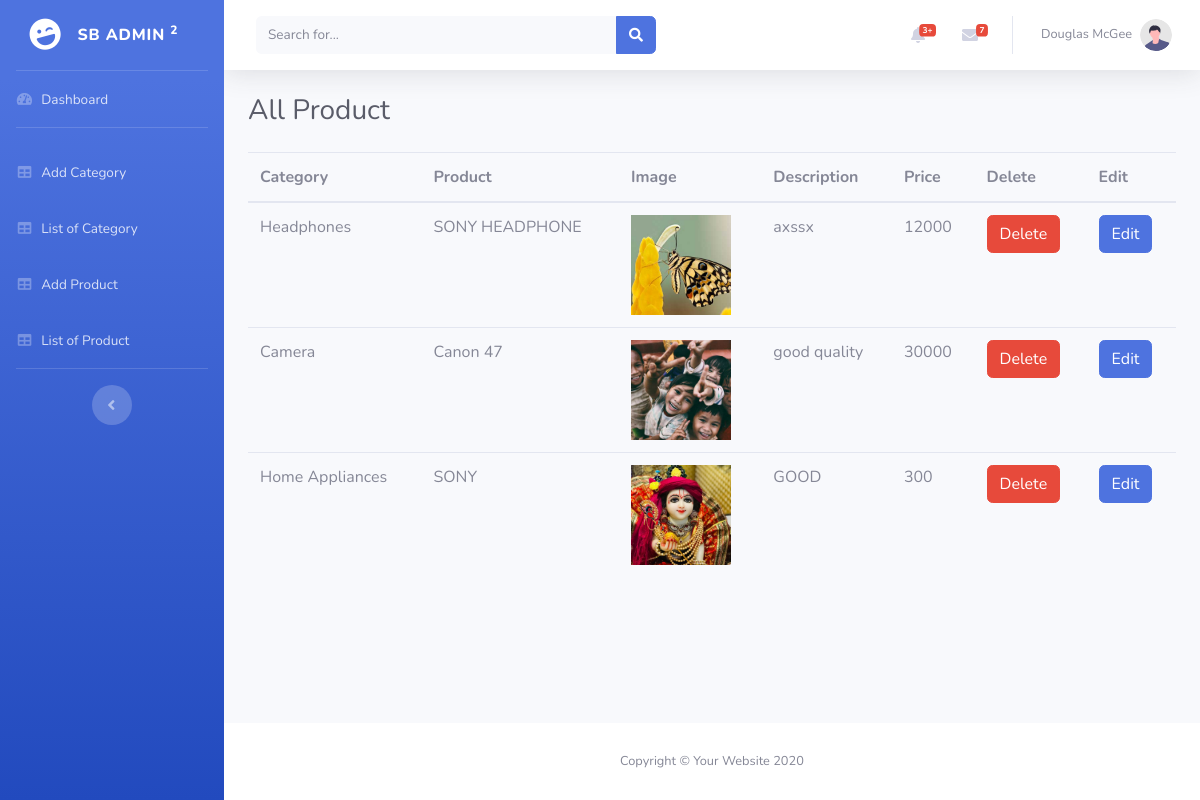
The app's page /admin/product.php with its own data.
### tables this page shows
CREATE TABLE `product` (
  `id` int(11) NOT NULL,
  `category_id` int(11) DEFAULT NULL,
  `name` varchar(100) NOT NULL,
  `image` varchar(100) NOT NULL,
  `price` varchar(100) NOT NULL,
  `description` text NOT NULL
);

CREATE TABLE `category` (
  `id` int(11) NOT NULL,
  `name` varchar(100) NOT NULL,
  `image` varchar(100) NOT NULL
);

### admin/product.php (the view, shortened to what this page needs)
<?php
$db = mysqli_connect("localhost", "root", "", "ecommerce");
$select = "SELECT product.name as pname , product.image , product.price , product.description, product.category_id ,category.name as cname , category.id FROM product INNER JOIN category ON category.id = product.category_id ";
$result = $db->query($select);
?>
<!DOCTYPE html>
<html lang="en">
<head>
    <link href="vendor/fontawesome-free/css/all.min.css" rel="stylesheet" type="text/css">
    <link href="css/sb-admin-2.min.css" rel="stylesheet">
</head>
<body id="page-top">
    <div id="wrapper">
        <?php include('inc/sidebar.php'); ?>
        <div id="content-wrapper" class="d-flex flex-column">
            <div id="content">
                <?php include('inc/topbar.php'); ?>
                <div class="container-fluid">
                    <h1 class="h3 mb-4 text-gray-800">All Product</h1>
                     <table class="table">
    <thead>
      <tr>
        <th>Category</th>
        <th>Product</th>
        <th>Image</th>
        <th>Description</th>
        <th>Price</th>
        <th>Delete</th>
        <th>Edit</th>
      </tr>
    </thead>
    <tbody>
      <tr>
        <?php while ($row = $result->fetch_assoc()) { ?>
            <td><?php echo $row['cname']; ?></td>
            <td><?php echo $row['pname']; ?></td>
            <td><img src="uploads/<?php echo $row['image']; ?>" width="100"></td>
            <td><?php echo $row['description']; ?></td>
            <td><?php echo $row['price']; ?></td>
            <td><a href="delete_product.php?id=<?php echo $row['id']; ?>" class="btn btn-danger">Delete</a></td>
            <td><a href="edit_product.php?id=<?php echo $row['id']; ?>" class="btn btn-primary">Edit</a></td>
        </tr>
        <?php } ?>
    </tbody>
  </table>
                </div>
            </div>
           <?php include('inc/footer.php'); ?>

### records on screen
product: category.name "Headphones", name "SONY HEADPHONE", image (picture), description "axssx", price "12000"
product: category.name "Camera", name "Canon 47", image (picture), description "good quality", price "30000"
product: category.name "Home Appliances", name "SONY", image (picture), description "GOOD", price "300"
